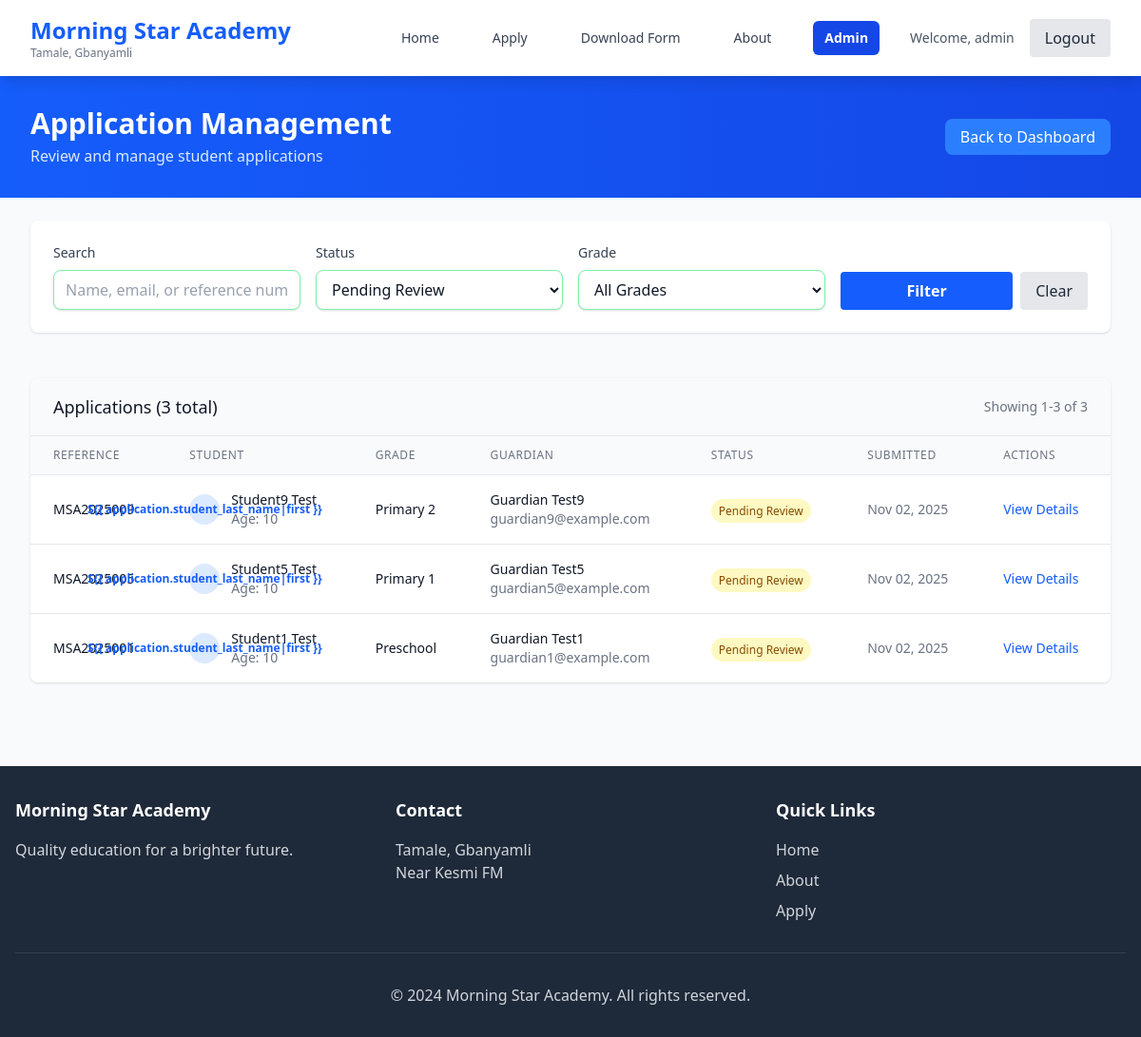
/admin-portal/applications/?status=pending (signed in), run on an earlier commit of the app's database.
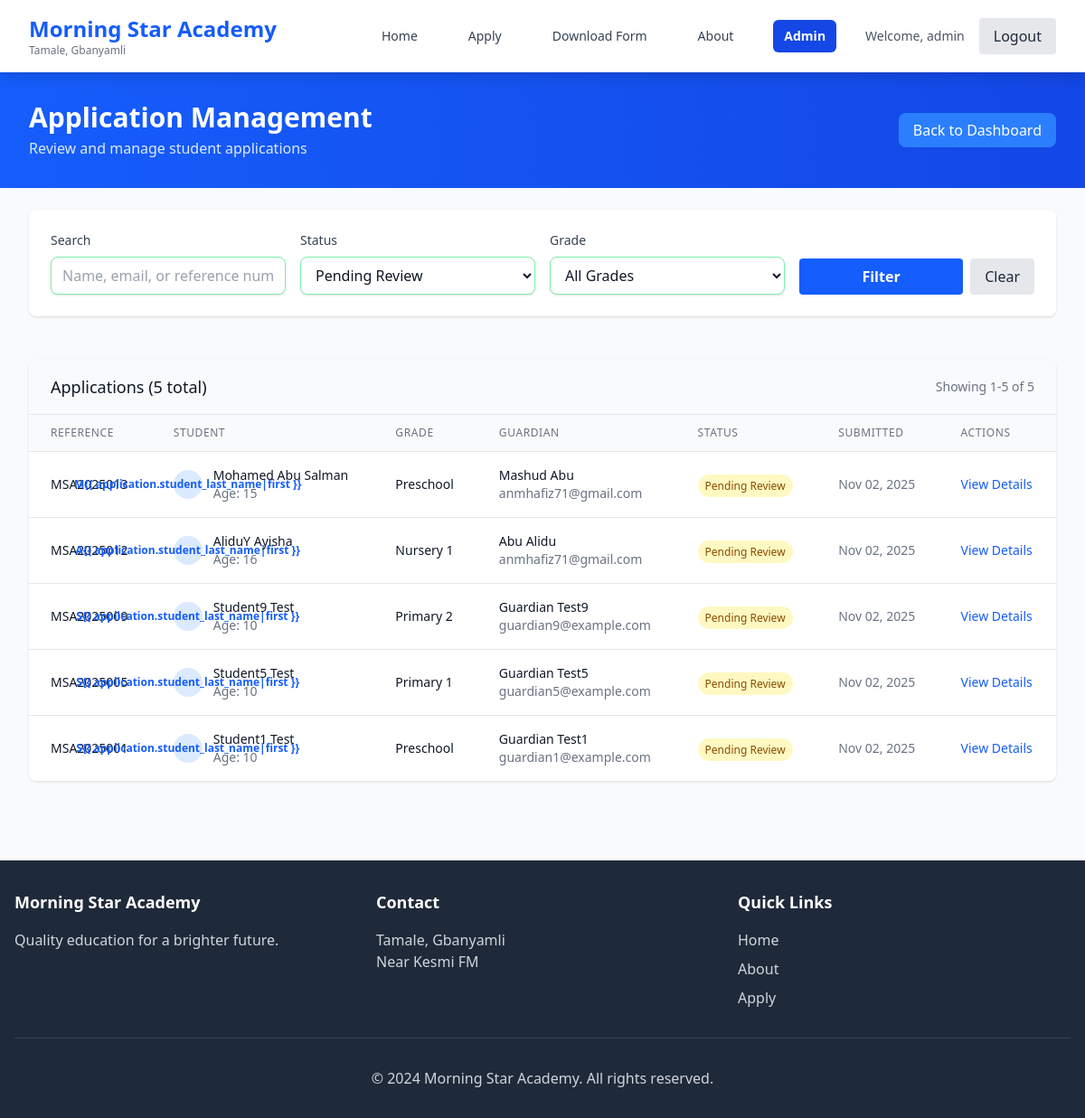
And on a later commit of the database.
### applications/models.py (models this page shows, shortened)
class Application(models.Model):
    STATUS_CHOICES = [
        ('pending', 'Pending Review'),
        ('approved', 'Approved'),
        ('rejected', 'Rejected'),
        ('waitlist', 'Waitlisted'),
    ]
    GENDER_CHOICES = [
        ('M', 'Male'),
        ('F', 'Female'),
    ]
    GRADE_CHOICES = [
        ('preschool', 'Preschool'),
        ('nursery_1', 'Nursery 1'),
        ('nursery_2', 'Nursery 2'),
        ('kindergarten_1', 'Kindergarten 1'),
        ('kindergarten_2', 'Kindergarten 2'),
        ('primary_1', 'Primary 1'),
        ('primary_2', 'Primary 2'),
        ('primary_3', 'Primary 3'),
        ('primary_4', 'Primary 4'),
        ('primary_5', 'Primary 5'),
        ('primary_6', 'Primary 6'),
        ('jhs_1', 'JHS 1'),
        ('jhs_2', 'JHS 2'),
        ('jhs_3', 'JHS 3'),
    ]
    RELATIONSHIP_CHOICES = [
        ('father', 'Father'),
        ('mother', 'Mother'),
        ('guardian', 'Guardian'),
        ('grandparent', 'Grandparent'),
        ('uncle', 'Uncle'),
        ('aunt', 'Aunt'),
        ('other', 'Other'),
    ]
    reference_number = models.CharField(max_length=20, unique=True, blank=True)
    created_at = models.DateTimeField(auto_now_add=True)
    updated_at = models.DateTimeField(auto_now=True)
    status = models.CharField(max_length=20, choices=STATUS_CHOICES, default='pending')
    student_first_name = models.CharField(max_length=100, verbose_name="Student's First Name")
    student_last_name = models.CharField(max_length=100, verbose_name="Student's Last Name")
    student_date_of_birth = models.DateField(verbose_name="Student's Date of Birth")
    student_gender = models.CharField(max_length=10, choices=GENDER_CHOICES, verbose_name="Student's Gender")
    student_place_of_birth = models.CharField(max_length=200, verbose_name="Student's Place of Birth")
    previous_school = models.CharField(max_length=200, blank=True, verbose_name="Previous School (if any)")
    grade_applying_for = models.CharField(max_length=50, choices=GRADE_CHOICES, verbose_name="Grade Applying For")
    guardian_first_name = models.CharField(max_length=100, verbose_name="Guardian's First Name")
    guardian_last_name = models.CharField(max_length=100, verbose_name="Guardian's Last Name")
    guardian_relationship = models.CharField(max_length=50, choices=RELATIONSHIP_CHOICES, verbose_name="Relationship to Student")
    guardian_phone = models.CharField(max_length=20, verbose_name="Guardian's Phone Number")
    guardian_email = models.EmailField(verbose_name="Guardian's Email Address")
    guardian_address = models.TextField(verbose_name="Guardian's Address")
    guardian_occupation = models.CharField(max_length=100, verbose_name="Guardian's Occupation")
    emergency_contact_name = models.CharField(max_length=100, verbose_name="Emergency Contact Name")
    emergency_contact_phone = models.CharField(max_length=20, verbose_name="Emergency Contact Phone")
    emergency_contact_relationship = models.CharField(max_length=50, verbose_name="Emergency Contact Relationship")
    medical_conditions = models.TextField(blank=True, verbose_name="Medical Conditions/Allergies (if any)")
    special_requirements = models.TextField(blank=True, verbose_name="Special Educational Requirements (if any)")
    additional_notes = models.TextField(blank=True, verbose_name="Additional Notes")
    class Meta:
        ordering = ['-created_at']
        verbose_name = "Application"
        verbose_name_plural = "Applications"
    @property
    def student_full_name(self):
        return f"{self.student_first_name} {self.student_last_name}"
    @property
    def guardian_full_name(self):
        return f"{self.guardian_first_name} {self.guardian_last_name}"
    @property
    def age_at_application(self):
        today = timezone.now().date()
        return today.year - self.student_date_of_birth.year - (
            (today.month, today.day) < (self.student_date_of_birth.month, self.student_date_of_birth.day)
        )

### administration/views.py (the view, shortened to what this page needs)
# urls.py: path('applications/', views.ApplicationListView.as_view(), name='application_list'),
class ApplicationListView(StaffRequiredMixin, ListView):
    model = Application
    template_name = 'administration/application_list.html'
    context_object_name = 'applications'
    paginate_by = 20
    def get_queryset(self):
        queryset = Application.objects.all().order_by('-created_at')
        status = self.request.GET.get('status')
        if status and status in ['pending', 'approved', 'rejected', 'waitlist']:
            queryset = queryset.filter(status=status)
        grade = self.request.GET.get('grade')
        if grade:
            queryset = queryset.filter(grade_applying_for=grade)
        search = self.request.GET.get('search')
        return queryset
    def get_context_data(self, **kwargs):
        context = super().get_context_data(**kwargs)
        context['status_choices'] = Application.STATUS_CHOICES
        context['grade_choices'] = Application.GRADE_CHOICES
        context['current_status'] = self.request.GET.get('status', '')
        context['current_grade'] = self.request.GET.get('grade', '')
        context['current_search'] = self.request.GET.get('search', '')
        return context

### templates/administration/application_list.html (shortened to what this page needs)
{% extends 'base.html' %}
{% block content %}
<section class="bg-gradient-to-r from-blue-600 to-blue-700 py-8">
    <div class="max-w-7xl mx-auto px-4 sm:px-6 lg:px-8">
        <div class="flex items-center justify-between">
            <div>
                <h1 class="text-3xl font-bold text-white">Application Management</h1>
                <p class="text-blue-100 mt-1">Review and manage student applications</p>
            </div>
            <div>
                <a href="{% url 'administration:dashboard' %}"
                    class="bg-blue-500 hover:bg-blue-400 text-white px-4 py-2 rounded-lg transition-colors">
                    Back to Dashboard
                </a>
            </div>
        </div>
    </div>
</section>
<section class="py-6 bg-gray-50">
    <div class="max-w-7xl mx-auto px-4 sm:px-6 lg:px-8">
        <div class="bg-white rounded-lg shadow p-6">
            <form method="get" class="grid grid-cols-1 md:grid-cols-4 gap-4">
                <div>
                    <label for="search" class="block text-sm font-medium text-gray-700 mb-2">Search</label>
                    <input type="text" id="search" name="search" value="{{ current_search }}"
                        placeholder="Name, email, or reference number" class="form-input w-full">
                </div>
                <div>
                    <label for="status" class="block text-sm font-medium text-gray-700 mb-2">Status</label>
                    <select id="status" name="status" class="form-input w-full">
                        {% for value, label in status_choices %}
                        <option value="{{ value }}" {% if current_status == value %}selected{% endif %}>
                            {{ label }}
                        </option>
                        {% endfor %}
                    </select>
                </div>
                <div>
                    <label for="grade" class="block text-sm font-medium text-gray-700 mb-2">Grade</label>
                    <select id="grade" name="grade" class="form-input w-full">
                        <option value="">All Grades</option>
                    </select>
                </div>
                <div class="flex items-end space-x-2">
                    <button type="submit" class="btn-primary flex-1">
                        Filter
                    </button>
                    <a href="{% url 'administration:application_list' %}" class="btn-secondary px-4 py-2">
                        Clear
                    </a>
                </div>
            </form>
        </div>
    </div>
</section>
<section class="py-6 bg-gray-50">
    <div class="max-w-7xl mx-auto px-4 sm:px-6 lg:px-8">
        <div class="bg-white rounded-lg shadow overflow-hidden">
            {% if applications %}
            <div class="px-6 py-4 border-b border-gray-200 bg-gray-50">
                <div class="flex items-center justify-between">
                    <h3 class="text-lg font-medium text-gray-900">
                        Applications ({{ page_obj.paginator.count }} total)
                    </h3>
                    <div class="text-sm text-gray-500">
                        Showing {{ page_obj.start_index }}-{{ page_obj.end_index }} of {{ page_obj.paginator.count }}
                    </div>
                </div>
            </div>
            <div class="overflow-x-auto">
                <table class="min-w-full divide-y divide-gray-200">
                    <thead class="bg-gray-50">
                        <tr>
                            <th class="px-6 py-3 text-left text-xs font-medium text-gray-500 uppercase tracking-wider">
                                Reference
                            </th>
                            <th class="px-6 py-3 text-left text-xs font-medium text-gray-500 uppercase tracking-wider">
                                Student
                            </th>
                            <th class="px-6 py-3 text-left text-xs font-medium text-gray-500 uppercase tracking-wider">
                                Grade
                            </th>
                            <th class="px-6 py-3 text-left text-xs font-medium text-gray-500 uppercase tracking-wider">
                                Guardian
                            </th>
                            <th class="px-6 py-3 text-left text-xs font-medium text-gray-500 uppercase tracking-wider">
                                Status
                            </th>
                            <th class="px-6 py-3 text-left text-xs font-medium text-gray-500 uppercase tracking-wider">
                                Submitted
                            </th>
                            <th class="px-6 py-3 text-left text-xs font-medium text-gray-500 uppercase tracking-wider">
                                Actions
                            </th>
                        </tr>
                    </thead>
                    <tbody class="bg-white divide-y divide-gray-200">
                        {% for application in applications %}
                        <tr class="hover:bg-gray-50">
                            <td class="px-6 py-4 whitespace-nowrap">
                                <div class="text-sm font-medium text-gray-900">
                                    {{ application.reference_number }}
                                </div>
                            </td>
                            <td class="px-6 py-4 whitespace-nowrap">
                                <div class="flex items-center">
                                    <div class="w-8 h-8 bg-blue-100 rounded-full flex items-center justify-center mr-3">
                                        <span class="text-blue-600 font-semibold text-xs">
                                            {{ application.student_first_name|first }}{{
                                            application.student_last_name|first }}
                                        </span>
                                    </div>
                                    <div>
                                        <div class="text-sm font-medium text-gray-900">
                                            {{ application.student_full_name }}
                                        </div>
                                        <div class="text-sm text-gray-500">
                                            Age: {{ application.age_at_application }}
                                        </div>
                                    </div>
                                </div>
                            </td>
                            <td class="px-6 py-4 whitespace-nowrap">
                                <div class="text-sm text-gray-900">
                                    {{ application.get_grade_applying_for_display }}
                                </div>
                            </td>
                            <td class="px-6 py-4 whitespace-nowrap">
                                <div class="text-sm text-gray-900">
                                    {{ application.guardian_full_name }}
                                </div>
                                <div class="text-sm text-gray-500">
                                    {{ application.guardian_email }}
                                </div>
                            </td>
                            <td class="px-6 py-4 whitespace-nowrap">
                                <span class="px-2 py-1 text-xs font-medium rounded-full
                                            {% if application.status == 'pending' %}bg-yellow-100 text-yellow-800
                                            {% elif application.status == 'approved' %}bg-green-100 text-green-800
                                            {% elif application.status == 'rejected' %}bg-red-100 text-red-800
                                            {% elif application.status == 'waitlist' %}bg-purple-100 text-purple-800
                                            {% endif %}">
                                    {{ application.get_status_display }}
                                </span>
                            </td>
                            <td class="px-6 py-4 whitespace-nowrap text-sm text-gray-500">
                                {{ application.created_at|date:"M d, Y" }}
                            </td>
                            <td class="px-6 py-4 whitespace-nowrap text-sm font-medium">
                                <a href="{% url 'administration:application_detail' application.pk %}"
                                    class="text-blue-600 hover:text-blue-900">
                                    View Details
                                </a>
                            </td>
                        </tr>
                        {% endfor %}
                    </tbody>
                </table>
            </div>
            {% endif %}
        </div>
    </div>
</section>
{% endblock %}

### templates/components/navigation.html (shortened to what this page needs)
<nav class="bg-white shadow-lg sticky top-0 z-50">
    <div class="max-w-7xl mx-auto px-4 sm:px-6 lg:px-8">
        <div class="flex justify-between items-center py-4">
            <div class="flex items-center">
                <div class="flex-shrink-0">
                    <h1 class="text-2xl font-bold text-blue-600">Morning Star Academy</h1>
                    <p class="text-xs text-gray-500 hidden sm:block">Tamale, Gbanyamli</p>
                </div>
            </div>
            <div class="hidden md:flex items-center space-x-8">
                <a href="{% url 'core:home' %}"
                    class="nav-link {% if request.resolver_match.url_name == 'home' %}active{% endif %}">
                    Home
                </a>
                <a href="{% url 'applications:apply' %}"
                    class="nav-link {% if request.resolver_match.url_name == 'apply' %}active{% endif %}">
                    Apply
                </a>
                <a href="{% url 'applications:download' %}"
                    class="nav-link {% if request.resolver_match.url_name == 'download' %}active{% endif %}">
                    Download Form
                </a>
                <a href="{% url 'core:about' %}"
                    class="nav-link {% if request.resolver_match.url_name == 'about' %}active{% endif %}">
                    About
                </a>
                {% if user.is_staff %}
                <a href="{% url 'administration:dashboard' %}"
                    class="nav-link admin-link {% if 'administration' in request.resolver_match.namespace %}active{% endif %}">
                    Admin
                </a>
                {% endif %}
                {% if user.is_authenticated %}
                <div class="flex items-center space-x-4">
                    <span class="text-sm text-gray-600">Welcome, {{ user.first_name|default:user.username }}</span>
                    <a href="{% url 'administration:logout' %}" class="btn-secondary">Logout</a>
                </div>
                {% else %}
                <a href="{% url 'login' %}" class="btn-primary">Login</a>
                {% endif %}
            </div>
        </div>
    </div>
</nav>

What changed in the data, as far as the page shows it:
added Application: reference_number "MSA2025013", student_first_name|first "M", student_full_name "Mohamed Abu Salman", age_at_application "15", grade_applying_for "Preschool", guardian_full_name "Mashud Abu", guardian_email "anmhafiz71@gmail.com", status "Pending Review", created_at "Nov 02, 2025"
added Application: reference_number "MSA2025012", student_first_name|first "A", student_full_name "AliduY Ayisha", age_at_application "16", grade_applying_for "Nursery 1", guardian_full_name "Abu Alidu", guardian_email "anmhafiz71@gmail.com", status "Pending Review", created_at "Nov 02, 2025"
Also different on the page:
{{ page_obj.paginator.count }}: "3" → "5"
{{ page_obj.end_index }}: "3" → "5"
